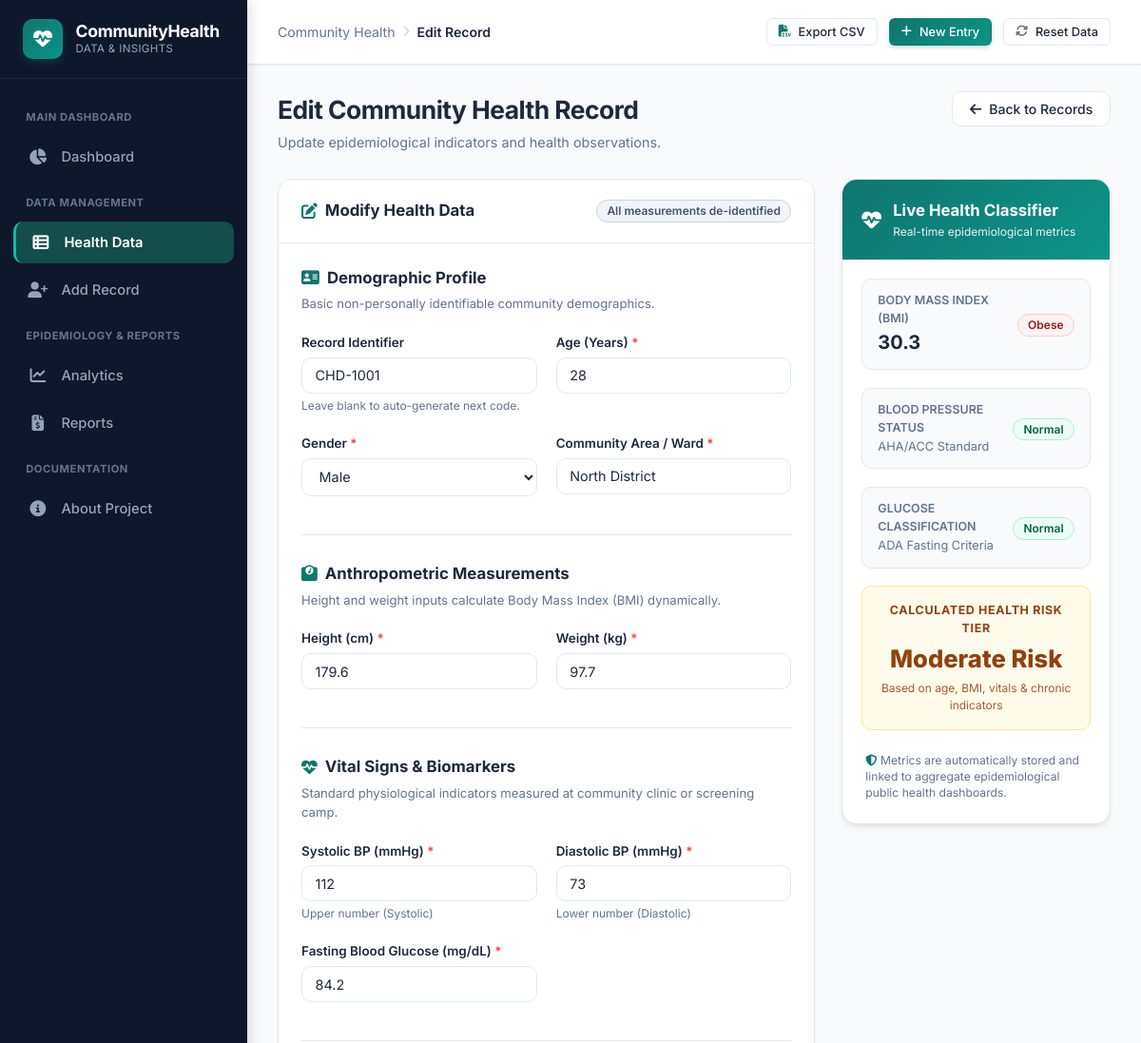
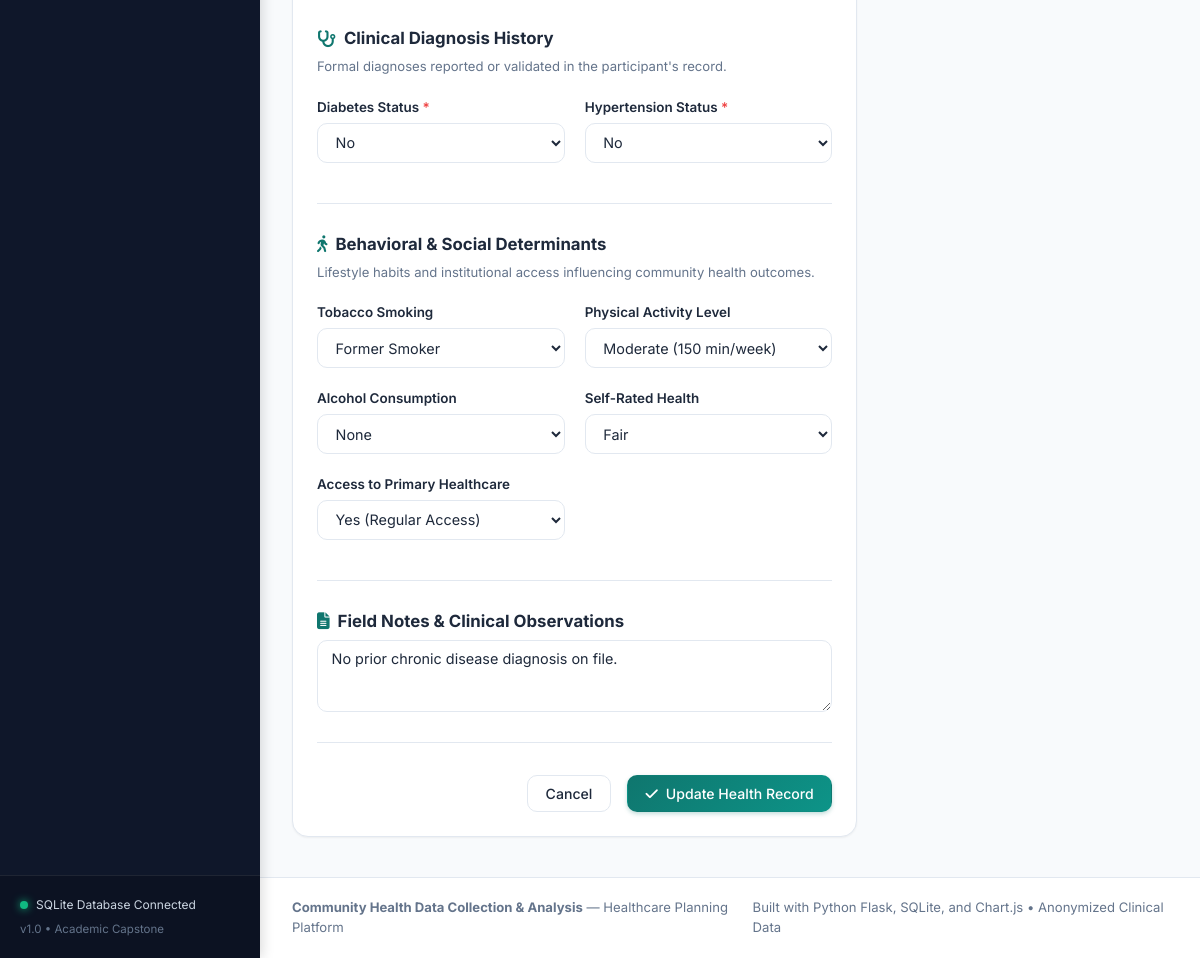
The app's page /edit-record/258 with its own data (2 pictures, top to bottom).
### tables this page shows
CREATE TABLE health_records (
        id INTEGER PRIMARY KEY AUTOINCREMENT,
        record_code TEXT UNIQUE NOT NULL,
        age INTEGER NOT NULL,
        gender TEXT NOT NULL,
        location TEXT NOT NULL,
        height_cm REAL NOT NULL,
        weight_kg REAL NOT NULL,
        bmi REAL NOT NULL,
        bmi_category TEXT NOT NULL,
        systolic_bp INTEGER NOT NULL,
        diastolic_bp INTEGER NOT NULL,
        bp_category TEXT NOT NULL,
        blood_glucose REAL NOT NULL,
        glucose_status TEXT NOT NULL,
        diabetes TEXT NOT NULL,
        hypertension TEXT NOT NULL,
        smoking_status TEXT NOT NULL,
        physical_activity TEXT NOT NULL,
        alcohol_intake TEXT NOT NULL,
        general_health TEXT NOT NULL,
        healthcare_access TEXT NOT NULL,
        risk_score TEXT NOT NULL,
        notes TEXT,
        created_at TEXT NOT NULL,
        updated_at TEXT NOT NULL
    );

### app.py (the view, shortened to what this page needs)
@app.route("/edit-record/<int:record_id>", methods=["GET", "POST"])
def edit_record_view(record_id):
    record = database.get_record_by_id(record_id)
    if not record:
        flash("Record not found.", "warning")
        return redirect(url_for("records_view"))
    locations = database.get_distinct_locations()
    return render_template(
        "add_record.html",
        active_page="records",
        is_edit=True,
        record_id=record_id,
        locations=locations,
        errors={},
        form_data=record
    )

### templates/add_record.html (shortened to what this page needs)
{% extends "base.html" %}
{% block breadcrumb %}{{ 'Edit Record' if is_edit else 'Add Record' }}{% endblock %}
{% block content %}
<div class="page-title-bar">
    <div class="page-title-box">
        <h1>{{ 'Edit Community Health Record' if is_edit else 'Collect Community Health Record' }}</h1>
        <p>{{ 'Update epidemiological indicators and health observations.' if is_edit else 'Register a new screened community participant with real-time biometric and risk assessment.' }}</p>
    </div>
    <div class="page-title-actions">
        <a href="{{ url_for('records_view') }}" class="btn btn-secondary">
            <i class="fas fa-arrow-left"></i> Back to Records
        </a>
    </div>
</div>
<div class="form-layout-grid">
    <div class="card">
        <div class="card-header">
            <h3>
                <i class="fas {{ 'fa-pen-to-square' if is_edit else 'fa-clipboard-user' }}"></i>
                {{ 'Modify Health Data' if is_edit else 'Participant Health Screening Form' }}
            </h3>
            <span class="badge badge-secondary">All measurements de-identified</span>
        </div>
        <div class="card-body">
            <form id="health-record-form" method="POST" action="{{ url_for('edit_record_view', record_id=record_id) if is_edit else url_for('add_record_view') }}">
                <div class="form-section">
                    <div class="form-section-title">
                        <i class="fas fa-address-card"></i> Demographic Profile
                    </div>
                    <div class="form-section-desc">Basic non-personally identifiable community demographics.</div>
                    <div class="form-row">
                        <div>
                            <label class="form-label" for="input-code">Record Identifier</label>
                            <input type="text" id="input-code" name="record_code" class="form-control"
                                   value="{{ form_data.get('record_code', '') }}"
                                   placeholder="Auto-generated (e.g. CHD-1086)" {{ 'readonly' if is_edit else '' }}>
                            <div class="form-hint">Leave blank to auto-generate next code.</div>
                        </div>
                        <div>
                            <label class="form-label" for="input-age">Age (Years) <span class="required">*</span></label>
                            <input type="number" id="input-age" name="age" class="form-control" min="1" max="120"
                                   value="{{ form_data.get('age', '') }}" required placeholder="e.g. 42">
                        </div>
                        <div>
                            <label class="form-label" for="select-gender">Gender <span class="required">*</span></label>
                            <select id="select-gender" name="gender" class="form-select" required>
                                <option value="Male" {{ 'selected' if form_data.get('gender') == 'Male' else '' }}>Male</option>
                            </select>
                        </div>
                        <div>
                            <label class="form-label" for="input-location">Community Area / Ward <span class="required">*</span></label>
                            <input type="text" id="input-location" name="location" list="location-options" class="form-control"
                                   value="{{ form_data.get('location', '') }}" required placeholder="e.g. North District">
                        </div>
                    </div>
                </div>
                <div class="form-section">
                    <div class="form-section-title">
                        <i class="fas fa-weight-scale"></i> Anthropometric Measurements
                    </div>
                    <div class="form-section-desc">Height and weight inputs calculate Body Mass Index (BMI) dynamically.</div>
                    <div class="form-row">
                        <div>
                            <label class="form-label" for="input-height">Height (cm) <span class="required">*</span></label>
                            <input type="number" step="0.1" id="input-height" name="height_cm" class="form-control"
                                   min="40" max="250" value="{{ form_data.get('height_cm', '') }}" required placeholder="e.g. 172.5">
                        </div>
                        <div>
                            <label class="form-label" for="input-weight">Weight (kg) <span class="required">*</span></label>
                            <input type="number" step="0.1" id="input-weight" name="weight_kg" class="form-control"
                                   min="2" max="350" value="{{ form_data.get('weight_kg', '') }}" required placeholder="e.g. 74.0">
                        </div>
                    </div>
                </div>
                <div class="form-section">
                    <div class="form-section-title">
                        <i class="fas fa-heart-pulse"></i> Vital Signs & Biomarkers
                    </div>
                    <div class="form-section-desc">Standard physiological indicators measured at community clinic or screening camp.</div>
                    <div class="form-row">
                        <div>
                            <label class="form-label" for="input-systolic">Systolic BP (mmHg) <span class="required">*</span></label>
                            <input type="number" id="input-systolic" name="systolic_bp" class="form-control"
                                   min="60" max="260" value="{{ form_data.get('systolic_bp', '') }}" required placeholder="e.g. 128">
                            <div class="form-hint">Upper number (Systolic)</div>
                        </div>
                        <div>
                            <label class="form-label" for="input-diastolic">Diastolic BP (mmHg) <span class="required">*</span></label>
                            <input type="number" id="input-diastolic" name="diastolic_bp" class="form-control"
                                   min="40" max="160" value="{{ form_data.get('diastolic_bp', '') }}" required placeholder="e.g. 84">
                            <div class="form-hint">Lower number (Diastolic)</div>
                        </div>
                        <div>
                            <label class="form-label" for="input-glucose">Fasting Blood Glucose (mg/dL) <span class="required">*</span></label>
                            <input type="number" step="0.1" id="input-glucose" name="blood_glucose" class="form-control"
                                   min="30" max="600" value="{{ form_data.get('blood_glucose', '') }}" required placeholder="e.g. 104.5">
                        </div>
                    </div>
                </div>
                <div class="form-section">
                    <div class="form-section-title">
                        <i class="fas fa-stethoscope"></i> Clinical Diagnosis History
                    </div>
                    <div class="form-section-desc">Formal diagnoses reported or validated in the participant's record.</div>
                    <div class="form-row">
                        <div>
                            <label class="form-label" for="select-diabetes">Diabetes Status <span class="required">*</span></label>
                            <select id="select-diabetes" name="diabetes" class="form-select" required>
                                <option value="No" {{ 'selected' if form_data.get('diabetes') == 'No' else '' }}>No</option>
                            </select>
                        </div>
                        <div>
                            <label class="form-label" for="select-hypertension">Hypertension Status <span class="required">*</span></label>
                            <select id="select-hypertension" name="hypertension" class="form-select" required>
                                <option value="No" {{ 'selected' if form_data.get('hypertension') == 'No' else '' }}>No</option>
                            </select>
                        </div>
                    </div>
                </div>
                <div class="form-section">
                    <div class="form-section-title">
                        <i class="fas fa-person-walking"></i> Behavioral & Social Determinants
                    </div>
                    <div class="form-section-desc">Lifestyle habits and institutional access influencing community health outcomes.</div>
                    <div class="form-row">
                        <div>
                            <label class="form-label" for="select-smoking">Tobacco Smoking</label>
                            <select id="select-smoking" name="smoking_status" class="form-select">
                                <option value="Former" {{ 'selected' if form_data.get('smoking_status') == 'Former' else '' }}>Former Smoker</option>
                            </select>
                        </div>
                        <div>
                            <label class="form-label" for="select-activity">Physical Activity Level</label>
                            <select id="select-activity" name="physical_activity" class="form-select">
                                <option value="Moderate" {{ 'selected' if form_data.get('physical_activity', 'Moderate') == 'Moderate' else '' }}>Moderate (150 min/week)</option>
                            </select>
                        </div>
                        <div>
                            <label class="form-label" for="select-alcohol">Alcohol Consumption</label>
                            <select id="select-alcohol" name="alcohol_intake" class="form-select">
                                <option value="None" {{ 'selected' if form_data.get('alcohol_intake', 'None') == 'None' else '' }}>None</option>
                            </select>
                        </div>
                        <div>
                            <label class="form-label" for="select-general-health">Self-Rated Health</label>
                            <select id="select-general-health" name="general_health" class="form-select">
                                <option value="Fair" {{ 'selected' if form_data.get('general_health') == 'Fair' else '' }}>Fair</option>
                            </select>
                        </div>
                        <div>
                            <label class="form-label" for="select-access">Access to Primary Healthcare</label>
                            <select id="select-access" name="healthcare_access" class="form-select">
                                <option value="Yes" {{ 'selected' if form_data.get('healthcare_access', 'Yes') == 'Yes' else '' }}>Yes (Regular Access)</option>
                            </select>
                        </div>
                    </div>
                </div>
                <div class="form-section">
                    <div class="form-section-title">
                        <i class="fas fa-file-lines"></i> Field Notes & Clinical Observations
                    </div>
                    <div>
                        <textarea name="notes" id="input-notes" class="form-control" rows="3"
                                  placeholder="Observational notes from healthcare worker, referral suggestions, or screening camp remarks...">{{ form_data.get('notes', '') }}</textarea>
                    </div>
                </div>
                <div style="display: flex; align-items: center; justify-content: flex-end; gap: 1rem; margin-top: 2rem;">
                    <a href="{{ url_for('records_view') }}" class="btn btn-secondary">Cancel</a>
                    <button type="submit" class="btn btn-primary">
                        <i class="fas {{ 'fa-check' if is_edit else 'fa-save' }}"></i>
                        {{ 'Update Health Record' if is_edit else 'Save Record to Database' }}
                    </button>
                </div>
            </form>
        </div>
    </div>
    <div class="calculator-card">
        <div class="calc-header">
            <i class="fas fa-heart-pulse" style="font-size: 1.3rem;"></i>
            <div>
                <h3>Live Health Classifier</h3>
                <div style="font-size: 0.75rem; opacity: 0.9;">Real-time epidemiological metrics</div>
            </div>
        </div>
        <div class="calc-body">
            <div class="calc-metric-box">
                <div>
                    <div class="calc-metric-title">Body Mass Index (BMI)</div>
                    <div class="calc-metric-value" id="preview-bmi-value">—</div>
                </div>
                <div>
                    <span id="preview-bmi-category" class="badge badge-secondary">—</span>
                </div>
            </div>
            <div class="calc-metric-box">
                <div>
                    <div class="calc-metric-title">Blood Pressure Status</div>
                    <div style="font-size: 0.8rem; color: var(--text-muted);">AHA/ACC Standard</div>
                </div>
                <div>
                    <span id="preview-bp-category" class="badge badge-secondary">—</span>
                </div>
            </div>
            <div class="calc-metric-box">
                <div>
                    <div class="calc-metric-title">Glucose Classification</div>
                    <div style="font-size: 0.8rem; color: var(--text-muted);">ADA Fasting Criteria</div>
                </div>
                <div>
                    <span id="preview-glucose-status" class="badge badge-secondary">—</span>
                </div>
            </div>
            <div id="preview-risk-meter" class="risk-meter risk-low">
                <div class="risk-meter-title">Calculated Health Risk Tier</div>
                <div id="preview-risk-value" class="risk-meter-score">Low Risk</div>
                <div style="font-size: 0.75rem; opacity: 0.85;">Based on age, BMI, vitals & chronic indicators</div>
            </div>
            <div style="font-size: 0.76rem; color: var(--text-muted); line-height: 1.4; padding: 0.25rem;">
                <i class="fas fa-shield-halved" style="color: var(--primary);"></i>
                Metrics are automatically stored and linked to aggregate epidemiological public health dashboards.
            </div>
        </div>
    </div>
</div>
{% endblock %}

### records on screen
health_records: record_code "CHD-1001", location "North District", height_cm "179.6", weight_kg "97.7", blood_glucose "84.2", notes "No prior chronic disease diagnosis on file."

### other values on screen
{{ 'Edit Record' if is_edit else 'Add Record' }} "Edit Record"
{{ 'Update Health Record' if is_edit else 'Save Record to Database' }} "Update Health Record"
